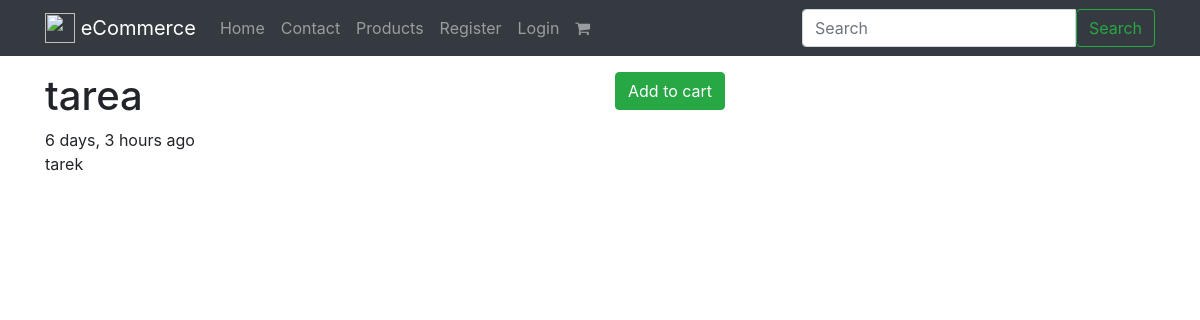
Screenshot of /store/1/ with the database file from the repository.
### products/models.py (models this page shows, shortened)
class Product(models.Model):
    title           = models.CharField(max_length=120)
    slug            = models.SlugField(blank=True, unique=True)
    description     = models.TextField()
    price           = models.DecimalField(decimal_places=2, max_digits=20, default=39.99)
    fee             = models.PositiveIntegerField(default=50)
    image           = models.ImageField(upload_to=upload_image_path, null=True, blank=True)
    seller          = models.ForeignKey(Seller, on_delete=models.CASCADE, null=True, blank=True)
    featured        = models.BooleanField(default=False)
    active          = models.BooleanField(default=True)
    timestamp       = models.DateTimeField(auto_now_add=True)
    is_digital      = models.BooleanField(default=False) # User Library
    quantity        = models.IntegerField(default=1)
    quantity_price  = models.DecimalField(decimal_places=2, max_digits=20,default=0)
    objects = ProductManager()

### stores/views.py (the view)
# urls.py: url(r'^(?P<id>[\w-]+)/$', StoreDetailSlugView, name='detail'),
def StoreDetailSlugView(request, id):
    print(request.GET)
    queryset = Store.objects.get(id=id)
    context = {
        'object': queryset
    }
    return render(request, "stores/detail.html", context)

### products/models.py (called while the page is built)
    def active(self):
        return self.filter(active=True)

    def get_queryset(self):
        return ProductQuerySet(self.model, using=self._db)

    def all(self):
        return self.get_queryset().active()

### stores/templates/stores/detail.html (shortened to what this page needs)
{% extends "base.html" %}
{% block content %}
        <div class='row'>
    {% for object in object.products.all %}
			<div class='col-12 col-md-6'>
				<h1>{{ object.title }}</h1>
					{{ object.timestamp|timesince }} ago
					{{ object.description|linebreaks|truncatewords:20 }}<br/>
			</div>
			<div class='col-12 col-md-6'>
			{% include 'products/snippets/update-cart.html' with product=object cart=cart %}
			</div>
    {% endfor %}
</div>
{% endblock %}

### products/templates/products/snippets/update-cart.html (shortened to what this page needs)
<form class='form-product-ajax' method='POST' action='{% url "cart:update" %}' data-endpoint='{% url "cart:update" %}' class="form" {% if request.user.is_authenticated %}data-user='abc'{% endif %}> {% csrf_token %}
      <span class='submit-span'>
    {% if product in cart.products.all %}
        <div class='btn-group'> <a class='btn btn-link' href='/cart/'>In cart</a> <button type='submit' class='btn btn-link'>Remove?</button></div>
    {% else %}
        <button type='submit'  class='btn btn-success'>Add to cart</button>
    {% endif %}
    </span>
</form>

### rows the page displays
Product: title "tarea", timestamp "6 days, 3 hours", description "tarek"

### other values shown
{{ brand_name }} "eCommerce"
